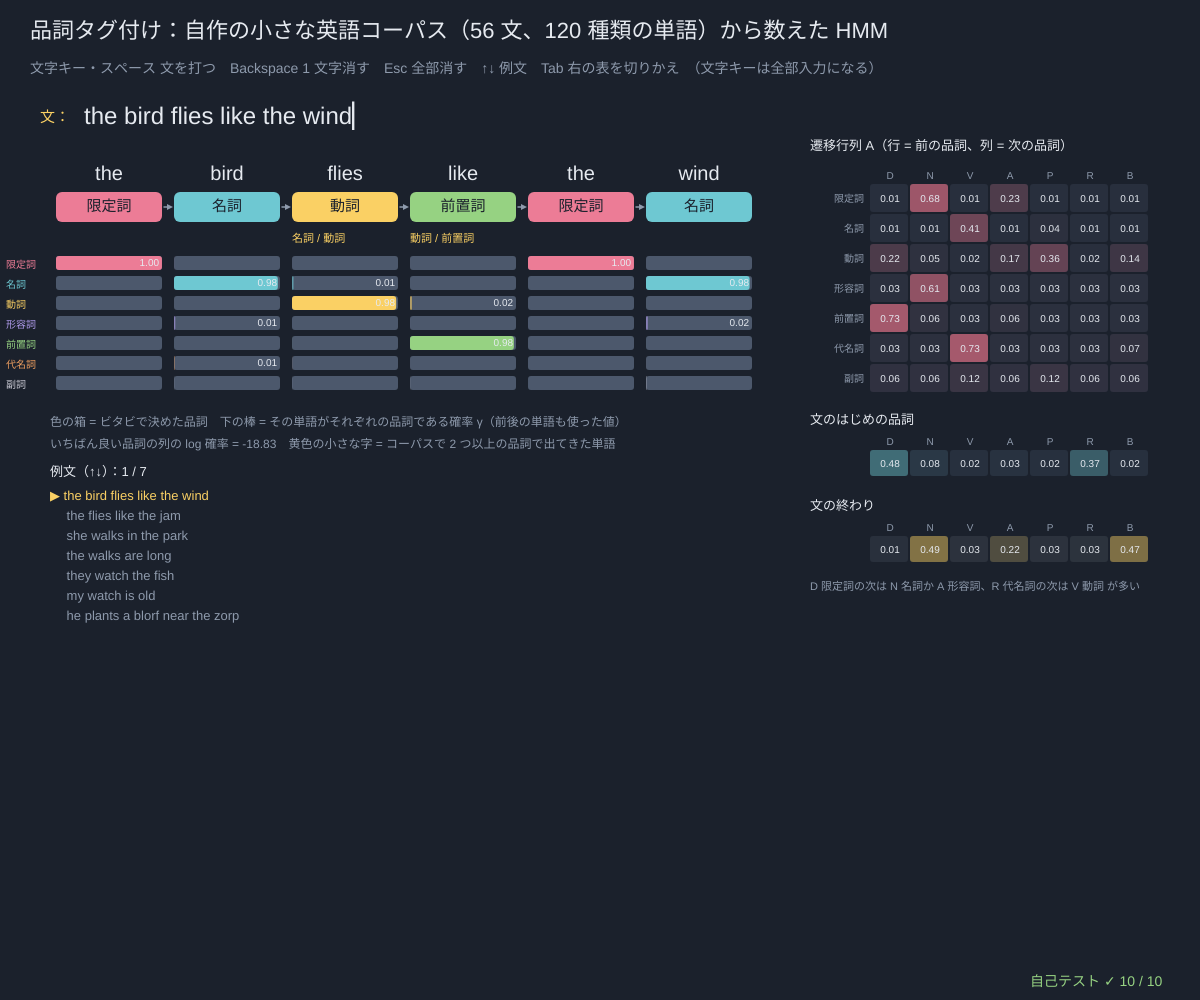
Frame 1 (no input)
Frame 60 (no input): identical to frame 1, image omitted
Frame 120 (the mouse pressed at the canvas centre since frame 60): identical to frame 1, image omitted

The p5.js sketch that drew this single still picture (run headless with seeded random() and noise() and a simulated clock; from frame 60 on, the mouse is pressed at the canvas centre):

// p5.js sketch
// ── sketch.js
// ============================================
// 12 品詞タグ付け ─ 状態 = 品詞（名詞・動詞・…）、観測 = 単語。下の小さな英語コーパス（この教材のために書いた 56 文、品詞つき）を数えて HMM を作る：
//   遷移 A = 「限定詞の次は名詞が多い」などの品詞のつながり（数 +1 して割る）、出力 B = 「名詞のとき dog が出る」などの単語の出やすさ（数 +0.1 して割る）：加算スムージング
// 文を打つと、ビタビでいちばんありそうな品詞の列を付ける。flies（ハエ / 飛ぶ）や like（好む / 〜のように）のように 2 つの品詞がありうる単語は、前後の単語で決まる。
// 知らない単語：コーパスに 1 回しか出ない単語を「知らない単語の見本」と考え、その品詞の割合を使う（名詞・動詞になりやすい）
// 文字キー・スペース 文を打つ（全部入力になる）/ Backspace 1 文字消す / Esc 全部消す / ↑↓ 例文 / Tab 右の表を切りかえ
// ============================================

const TAGS = ['D', 'N', 'V', 'A', 'P', 'R', 'B'], TAG_JP = ['限定詞', '名詞', '動詞', '形容詞', '前置詞', '代名詞', '副詞'];
const CORPUS = [                         // ★ 学習用の文（単語/品詞）。自分の文を足してみよう
  'the/D old/A dog/N sleeps/V', 'a/D small/A bird/N flies/V over/P the/D lake/N', 'the/D flies/N like/V the/D sweet/A jam/N', 'she/R runs/V like/P the/D wind/N',
  'they/R watch/V the/D old/A clock/N', 'my/D watch/N is/V new/A', 'the/D light/N is/V bright/A', 'he/R carries/V a/D light/A bag/N',
  'we/R fish/V in/P the/D river/N', 'the/D fish/N swim/V quickly/B', 'she/R walks/V to/P the/D station/N', 'the/D long/A walks/N are/V good/A',
  'the/D plants/N need/V water/N', 'he/R plants/V a/D tree/N in/P the/D garden/N', 'i/R like/V green/A tea/N', 'the/D cat/N sleeps/V on/P the/D warm/A chair/N',
  'a/D kite/N flies/V high/B', 'the/D children/N play/V in/P the/D park/N', 'birds/N sing/V in/P the/D morning/N', 'he/R sings/V like/P a/D bird/N',
  'the/D small/A flies/N sit/V on/P the/D fruit/N', 'time/N moves/V slowly/B', 'we/R like/V the/D new/A teacher/N', 'the/D teacher/N reads/V a/D long/A book/N',
  'she/R reads/V quickly/B', 'they/R walk/V slowly/B in/P the/D rain/N', 'the/D rain/N falls/V on/P the/D roof/N', 'a/D bright/A star/N shines/V over/P the/D hill/N',
  'you/R watch/V the/D birds/N', 'the/D dog/N runs/V after/P the/D cat/N', 'it/R looks/V like/P rain/N', 'the/D red/A kite/N is/V in/P the/D tree/N',
  'he/R is/V happy/A', 'the/D river/N is/V deep/A', 'i/R see/V a/D plane/N', 'the/D plane/N flies/V over/P the/D city/N',
  'she/R likes/V the/D quiet/A garden/N', 'we/R eat/V fresh/A fish/N', 'the/D cook/N makes/V a/D good/A soup/N', 'they/R cook/V with/P fresh/A plants/N',
  'the/D boy/N has/V a/D new/A watch/N', 'a/D girl/N walks/V with/P her/D dog/N', 'old/A friends/N talk/V often/B', 'the/D students/N like/V music/N',
  'he/R often/B reads/V in/P the/D park/N', 'the/D wind/N is/V strong/A', 'she/R sees/V the/D light/N of/P the/D moon/N', 'flies/N are/V small/A',
  'the/D bee/N flies/V to/P the/D flower/N', 'it/R runs/V quickly/B', 'we/R sit/V under/P the/D big/A tree/N', 'the/D moon/N is/V like/P a/D lamp/N',
  'dogs/N like/V long/A walks/N', 'the/D baby/N sleeps/V quietly/B', 'my/D friend/N plays/V the/D piano/N', 'a/D cat/N sits/V near/P the/D door/N',
];
const EXAMPLES = ['the bird flies like the wind', 'the flies like the jam', 'she walks in the park', 'the walks are long', 'they watch the fish', 'my watch is old', 'he plants a blorf near the zorp'];   // ★ 例文（↑↓）
const EMIT_ADD = 0.1;                    // ★ 単語の数に足す数。遷移は +1 だが、単語は種類が多い（120 種類）ので +1 だと強すぎる → +0.1
const MAX_WORDS = 10, TYPE_KEYS = "abcdefghijklmnopqrstuvwxyz' ";
let tagger = null, typed = EXAMPLES[0], exNo = 0, result = null, showTable = 0;

function setup() {
  createCanvas(windowWidth, windowHeight);
  selfTest();
  tagger = trainTagger(CORPUS); retag();
}
function windowResized() { resizeCanvas(windowWidth, windowHeight); }
function parseLine(s) { return s.split(' ').map((w) => { let k = w.lastIndexOf('/'); return [w.slice(0, k), TAGS.indexOf(w.slice(k + 1))]; }).filter((p) => p[0] && p[1] >= 0); }
// ★ 数えて作る：文のはじめの品詞、品詞 → 品詞（「文の終わり」も行き先の 1 つ）、品詞 → 単語
function trainTagger(lines) {
  let n = TAGS.length, start = new Array(n).fill(0), trans = [], emitC = [], tagTotal = new Array(n).fill(0), wordTotal = Object.create(null), endC = new Array(n).fill(0);
  for (let i = 0; i < n; i++) { trans.push(new Array(n).fill(0)); emitC.push(Object.create(null)); }   // 素の辞書（"constructor" などの単語も正しく数える）
  for (let ln of lines) {
    let ws = parseLine(ln);
    ws.forEach(([w, t], k) => { if (k === 0) start[t]++; else trans[ws[k - 1][1]][t]++; emitC[t][w] = (emitC[t][w] || 0) + 1; tagTotal[t]++; wordTotal[w] = (wordTotal[w] || 0) + 1; if (k === ws.length - 1) endC[t]++; });
  }
  let vocab = Object.keys(wordTotal), unk = new Array(n).fill(0);
  for (let t = 0; t < n; t++) for (let w in emitC[t]) if (wordTotal[w] === 1) unk[t]++;        // 1 回しか出ない単語 = 「知らない単語」の見本
  return { p0: start.map((c) => (c + 1) / (lines.length + n)), tr: trans.map((r, i) => { let s = sumOf(r) + endC[i]; return r.map((c) => (c + 1) / (s + n + 1)); }),
    pEnd: endC.map((c, i) => (c + 1) / (sumOf(trans[i]) + c + n + 1)), emitC, tagTotal, unk, vocab, wordTotal, sentences: lines.length };
}
// ★ 品詞 t が単語 w を出す確率（加算スムージング）。知らない単語は unk[t] を数として使う。単語全部 + 「知らない単語」で合計 1
function emitProb(tg, t, w) {
  let denom = tg.tagTotal[t] + tg.unk[t] + EMIT_ADD * (tg.vocab.length + 1);
  return ((tg.wordTotal[w] ? tg.emitC[t][w] || 0 : tg.unk[t]) + EMIT_ADD) / denom;
}
function tokenize(s) { return String(s).toLowerCase().split(/[^a-z']+/).filter((w) => w.length > 0).slice(0, MAX_WORDS); }
// ★ タグ付け：出力の表を作ってビタビ（最後の単語には「そこで文が終わる確率」も掛ける）。γ（単語ごとの品詞の確率）も計算する
function tagSentence(tg, words) {
  if (!words.length) return { words, tags: [], gam: [], logP: 0, known: [] };
  let eb = words.map((w, k) => TAGS.map((_, t) => emitProb(tg, t, w) * (k === words.length - 1 ? tg.pEnd[t] : 1))), v = viterbiLog(tg, eb), sm = smoothAll(tg, eb);
  return { words, tags: v.vitPath, gam: sm.gam, logP: v.logP, known: words.map((w) => !!tg.wordTotal[w]), eb };
}
function tagsSeenFor(tg, w) { return TAGS.map((_, t) => t).filter((t) => tg.emitC[t][w]); }
function retag() { result = tagSentence(tagger, tokenize(typed)); }

function draw() {
  background(...BG);
  hudTitle('品詞タグ付け：自作の小さな英語コーパス（' + tagger.sentences + ' 文、' + tagger.vocab.length + ' 種類の単語）から数えた HMM', '文字キー・スペース 文を打つ　Backspace 1 文字消す　Esc 全部消す　↑↓ 例文　Tab 右の表を切りかえ　（文字キーは全部入力になる）');
  noStroke(); fill(...LAN); textSize(15); textAlign(LEFT, BASELINE); text('文：', 40, 122);
  fill(...INK); textSize(24); text(typed + (frameCount % 60 < 30 ? '▏' : ''), 84, 124);
  let ws = result.words, n = ws.length, x0 = 50, cw = Math.min(118, (Math.min(width - 420, 1180) - x0) / Math.max(1, n)), y0 = 180;
  if (!n) note('英語の文を打ってみよう（例：the bird flies like the wind）', x0, y0 + 30, DIMC, 15);
  for (let k = 0; k < n; k++) {
    let x = x0 + k * cw, t = result.tags[k], seen = tagsSeenFor(tagger, ws[k]);
    noStroke(); fill(...INK); textSize(Math.min(20, cw / 5.2)); textAlign(CENTER, BASELINE); text(ws[k], x + cw / 2, y0);
    fill(...ST_COLS[t]); rect(x + 6, y0 + 12, cw - 12, 30, 6); fill(...BG); textSize(15); textAlign(CENTER, CENTER); text(TAG_JP[t], x + cw / 2, y0 + 27);
    note(!result.known[k] ? '？知らない単語' : seen.length > 1 ? seen.map((s) => TAG_JP[s]).join(' / ') : '', x + 6, y0 + 62, !result.known[k] ? ROSE : LAN, 11);
    for (let j = 0; j < TAGS.length; j++) {                    // γ の小さな棒
      let yy = y0 + 76 + j * 20, p = result.gam[k][j]; noStroke(); fill(...LINEC); rect(x + 6, yy, cw - 12, 14, 3); fill(...ST_COLS[j], j === t ? 255 : 150); rect(x + 6, yy, (cw - 12) * p, 14, 3);
      if (p > 0.005) { fill(...INK); textSize(10); textAlign(RIGHT, CENTER); text(fmtN(p, 2), x + cw - 9, yy + 7); }
    }
    if (k > 0) { stroke(...DIMC); fill(...DIMC); strokeWeight(1.5); arrowLine(x - 4, y0 + 27, x + 5, y0 + 27, 6); }
  }
  for (let j = 0; j < TAGS.length; j++) note(TAG_JP[j], 6, y0 + 88 + j * 20, ST_COLS[j], 10);
  let ty = y0 + 76 + 7 * 20 + 30;
  note('色の箱 = ビタビで決めた品詞　下の棒 = その単語がそれぞれの品詞である確率 γ（前後の単語も使った値）', x0, ty, DIMC, 12);
  if (n) note('いちばん良い品詞の列の log 確率 = ' + fmtN(result.logP, 2) + '　黄色の小さな字 = コーパスで 2 つ以上の品詞で出てきた単語', x0, ty + 22, DIMC, 12);
  note('例文（↑↓）：' + (exNo >= 0 ? exNo + 1 + ' / ' + EXAMPLES.length : '自分で打った文'), x0, ty + 50, INK, 13);
  for (let k = 0; k < EXAMPLES.length; k++) note((k === exNo ? '▶ ' : '　 ') + EXAMPLES[k], x0, ty + 74 + k * 20, k === exNo ? LAN : DIMC, 13);
  // ---- 右：遷移行列 か 単語の出やすさ
  let rx = Math.max(width - 390, 700), cs = 40;
  if (showTable === 0) {
    note('遷移行列 A（行 = 前の品詞、列 = 次の品詞）', rx, 150, INK, 13);
    drawMatrix(tagger.tr, rx + 60, 184, cs, 30, TAG_JP, TAGS, { col: ROSE, ts: 10, hi: 0.8 });
    note('文のはじめの品詞', rx, 184 + 7 * 30 + 30, INK, 13);
    drawMatrix([tagger.p0], rx + 60, 184 + 7 * 30 + 56, cs, 28, null, TAGS, { col: AQUA, ts: 10, hi: 0.8 });
    note('文の終わり', rx, 184 + 7 * 30 + 116, INK, 13);
    drawMatrix([tagger.pEnd], rx + 60, 184 + 7 * 30 + 142, cs, 28, null, TAGS, { col: LAN, ts: 10, hi: 0.8 });
    note('D 限定詞の次は N 名詞か A 形容詞、R 代名詞の次は V 動詞 が多い', rx, 184 + 7 * 30 + 196, DIMC, 11);
  } else {
    note('打った文の単語の出やすさ b_品詞(単語)（行 = 品詞、列 = 単語）', rx - 40, 150, INK, 13);
    if (n) drawMatrix(TAGS.map((_, t) => ws.map((w) => emitProb(tagger, t, w))), rx + 20, 184, Math.min(cs, 330 / n), 30, TAG_JP, ws.map((w) => w.slice(0, 4)), { col: LAN, ts: 9, hi: 0.08, digits: 3 });
    note('知らない単語は、どの品詞でも小さい数（名詞・動詞・形容詞がやや大きい）', rx - 40, 184 + 7 * 30 + 30, DIMC, 11);
  }
  drawSelfTest();
}

function keyPressed() {
  let k = String(key);
  if (k.length === 1 && TYPE_KEYS.includes(k.toLowerCase())) { if (typed.length < 60) typed += k.toLowerCase(); exNo = -1; retag(); return false; }
  if (key === BACKSPACE) { typed = typed.slice(0, -1); exNo = -1; retag(); }
  if (key === ESCAPE) { typed = ''; exNo = -1; retag(); }
  if (key === DOWN_ARROW) { exNo = (exNo + 1) % EXAMPLES.length; typed = EXAMPLES[exNo]; retag(); }
  if (key === UP_ARROW) { exNo = (exNo + EXAMPLES.length - 1) % EXAMPLES.length; typed = EXAMPLES[exNo]; retag(); }
  if (key === TAB) showTable = 1 - showTable;
  return false;
}

// やってみよう
// 1. 「the bird flies like the wind」と「the flies like the jam」で、flies と like の品詞はどう変わる？ γ の棒はどのくらい迷っている？
// 2. コーパスにない単語（blorf、zorp など）をまぜた文を打とう。どの品詞になる？ 前に the があるときと he があるときでちがう？
// 3. 「fish fish fish」と打つとどうなる？ なぜそう読んだ？
// 4. CORPUS に自分の文を 5 つ足して（単語/品詞 の形で）、タグ付けが変わるか試そう。「-ly で終わる知らない単語は副詞」というルールを足すには？

// ---- 自己テスト
function selfTest() {
  selfTestResults = [];
  let tg = trainTagger(CORPUS), n = TAGS.length;
  check('コーパス ' + tg.sentences + ' 文：どの単語にも品詞があり、数えた単語の合計 = ' + sumOf(tg.tagTotal), CORPUS.every((ln) => parseLine(ln).length === ln.split(' ').length) && sumOf(tg.tagTotal) === CORPUS.join(' ').split(' ').length);
  check('文のはじめの確率の合計 = 1、遷移行列の行 + 「文の終わり」の合計 = 1（+1 スムージングで 0 はない）', near(sumOf(tg.p0), 1, 1e-12) && tg.tr.every((r, i) => near(sumOf(r) + tg.pEnd[i], 1, 1e-12) && r.every((v) => v > 0)));
  let okE = true; for (let t = 0; t < n; t++) { let s = emitProb(tg, t, 'zzz-unknown'); for (let w of tg.vocab) s += emitProb(tg, t, w); if (!near(s, 1, 1e-12)) okE = false; }
  check('単語の出やすさ：全部の単語 + 「知らない単語」で合計 = 1（7 つの品詞とも）', okE);
  check('flies・like・watch・walks・plants・fish・light は 2 つ以上の品詞で出てくる', ['flies', 'like', 'watch', 'walks', 'plants', 'fish', 'light'].every((w) => tagsSeenFor(tg, w).length >= 2));
  let tagStr = (s) => tagSentence(tg, tokenize(s)).tags.map((t) => TAGS[t]).join(' ');
  let want = [['the bird flies like the wind', 'D N V P D N'], ['the flies like the jam', 'D N V D N'], ['she walks in the park', 'R V P D N'], ['the walks are long', 'D N V A'], ['they watch the fish', 'R V D N'], ['my watch is old', 'D N V A'], ['we fish in the lake', 'R V P D N'], ['he plants a tree', 'R V D N']];
  let bad = want.filter(([s, t]) => tagStr(s) !== t);
  check('2 つの品詞がありうる単語をふくむ 8 文：期待どおりの品詞（flies は 名詞 / 動詞、like は 動詞 / 前置詞 に分かれる）' + (bad.length ? ' ✗ ' + bad[0][0] + ' → ' + tagStr(bad[0][0]) : ''), bad.length === 0);
  check('知らない単語：the zorp sleeps → D N V、he plants a blorf near the zorp → R V D N P D N', tagStr('the zorp sleeps') === 'D N V' && tagStr('he plants a blorf near the zorp') === 'R V D N P D N');
  let right = 0, total = 0; for (let ln of CORPUS) { let ws = parseLine(ln), r = tagSentence(tg, ws.map((p) => p[0])); ws.forEach((p, k) => { total++; if (r.tags[k] === p[1]) right++; }); }
  check('学習に使った文をタグ付けし直すと ' + right + ' / ' + total + ' 語が正解（95% 以上）', right / total >= 0.95);
  let r4 = tagSentence(tg, ['the', 'flies', 'like', 'jam']), bf = bruteAll(tg, r4.eb);
  check('ビタビ = 総当たり（7⁴ = 2401 通りの品詞の列）、γ = 総当たり', near(Math.exp(r4.logP), bf.bestP, 1e-12 * bf.bestP) && r4.tags.join() === bf.best.join() && maxAbsDiff(r4.gam, bf.gam) < 1e-12);
  let junk = [tagSentence(tg, tokenize('')), tagSentence(tg, tokenize("'' 123 !!")), tagSentence(tg, tokenize('qq zz xx yy ww vv uu tt ss rr pp oo nn'))];
  check('空の文・記号だけ・知らない単語だけの長い文でも止まらない（単語は ' + MAX_WORDS + ' 個まで）、NaN なし', junk[0].tags.length === 0 && junk[1].tags.length <= 1 && junk[2].tags.length === MAX_WORDS && noNaN(junk[2].gam) && isFinite(junk[2].logP));
  check('知らない単語になりやすい品詞は名詞（1 回だけ出た単語がいちばん多い）、限定詞・前置詞は少ない', argMax(tg.unk) === 1 && tg.unk[0] < tg.unk[1] && tg.unk[4] < tg.unk[1]);
  reportSelfTest();
}

// ==================================================
// ここから下は「HMM の道具」（中身は読まなくても OK。消さないでね）
// ==================================================
// ---- 色と小さな道具（霧の夜と灯り：黄 = 見える観測、ばら色 = 隠れた状態）
const BG = [27, 33, 44];                // 背景（霧の夜の青ねずみ色）
const INK = [230, 234, 240];            // 文字（やわらかい白）
const LAN = [250, 208, 100], ROSE = [236, 124, 150], AQUA = [110, 200, 210], LILAC = [176, 156, 236], LEAF = [150, 210, 130], TANG = [240, 160, 96];
const DIMC = [142, 154, 172], PANEL = [38, 46, 60], LINEC = [76, 88, 108];
const ST_COLS = [ROSE, AQUA, LAN, LILAC, LEAF, TANG, [200, 200, 210], [130, 150, 240]];   // 状態の色
function clampv(v, a, b) { return v < a ? a : v > b ? b : v !== v ? a : v; }     // NaN なら a に戻す
function sumOf(a) { let s = 0; for (let v of a) s += v; return s; }
function argMax(a) { let b = 0; for (let i = 1; i < a.length; i++) if (a[i] > a[b]) b = i; return b; }   // 同点なら小さい番号
function fmtN(v, d) { if (typeof v !== 'number' || v !== v) return '?'; if (!isFinite(v)) return v > 0 ? '∞' : '−∞'; let s = v.toFixed(d === undefined ? 2 : d); return /^-0\.?0*$/.test(s) ? s.slice(1) : s; }
function fmtP(v) {                      // 確率の表示：小さい数は 1.2e-5 の形で
  if (typeof v !== 'number' || v !== v) return '?';
  if (v === 0) return '0'; if (Math.abs(v) >= 0.001) return v.toFixed(v >= 0.1 ? 3 : 4); return v.toExponential(1);
}
function hudTitle(t, sub) {             // 左上の見出しと操作の説明（日本語は 1 文字ずつ折り返す）
  textWrap(CHAR); noStroke(); fill(...INK); textSize(22); textAlign(LEFT, BASELINE); text(t, 30, 38);
  fill(...DIMC); textSize(14); textLeading(19); text(sub, 30, 62, width - 60);
}
function panelBox(x, y, w, h) { noStroke(); fill(...PANEL); rect(x, y, w, h, 8); }
function note(s, x, y, col, sz) { noStroke(); fill(...(col || DIMC)); textSize(sz || 13); textAlign(LEFT, BASELINE); text(s, x, y); }
// ---- 種つきの乱数（同じ種なら毎回同じ列 → 実験をくり返せる）
let rngState = 1;
function seedRng(s) { rngState = (s >>> 0) || 1; }
function rnd() {                       // 0〜1 の一様乱数（mulberry32）
  rngState = (rngState + 0x6d2b79f5) >>> 0;
  let t = rngState;
  t = Math.imul(t ^ (t >>> 15), t | 1);
  t ^= t + Math.imul(t ^ (t >>> 7), t | 61);
  return ((t ^ (t >>> 14)) >>> 0) / 4294967296;
}
function rndInt(a, b) { return a + Math.floor(rnd() * (b - a + 1)); }
function randn() { let u = 1 - rnd(), v = rnd(); return Math.sqrt(-2 * Math.log(u)) * Math.cos(2 * Math.PI * v); }   // 標準正規分布
function sampleFrom(p) { let u = rnd() * sumOf(p), c = 0; for (let i = 0; i < p.length; i++) { c += p[i]; if (u < c) return i; } return p.length - 1; }   // 確率 p[i] で i を返す
// ---- 隠れマルコフモデルの道具
// モデル m = { p0: はじめの分布 π, tr: 遷移行列 A（tr[i][j] = 状態 i の次に j）, em: 出力行列 B（em[j][k] = 状態 j が記号 k を出す） }
// どの計算も「出力の表」eb[t][j] = b_j(x_t)（時刻 t の観測を状態 j が出す確率）を受け取る → 記号でも数（正規分布）でも同じ道具が使える
function lg(p) { return p > 0 ? Math.log(p) : -Infinity; }          // log 0 は −∞（NaN にしない）
function logSumExp(a) {                // log(Σ e^a_i)：いちばん大きい値を先に引く。全部 −∞ なら −∞
  let m = -Infinity; for (let v of a) if (v > m) m = v;
  if (m === -Infinity) return -Infinity;
  let s = 0; for (let v of a) s += Math.exp(v - m);
  return m + Math.log(s);
}
function normRow(r) { let s = sumOf(r); return s > 1e-300 ? r.map((v) => v / s) : r.map(() => 1 / r.length); }   // 合計 1 に（全部 0 なら一様に）
function rowSumErr(a) { let d = 0; for (let r of a) d = Math.max(d, Math.abs(sumOf(r) - 1)); return d; }
function maxAbsDiff(a, b) { let d = 0; for (let i = 0; i < a.length; i++) d = Math.max(d, Array.isArray(a[i]) ? maxAbsDiff(a[i], b[i]) : Math.abs(a[i] - b[i])); return d; }
function vecMat(v, a) {                // 横ベクトル × 行列：1 歩先の分布
  let out = new Array(a[0].length).fill(0);
  for (let i = 0; i < v.length; i++) if (v[i] !== 0) for (let j = 0; j < out.length; j++) out[j] += v[i] * a[i][j];
  return out;
}
function emTable(m, xs) { return xs.map((x) => m.em.map((r) => r[x])); }   // 記号の列 → 出力の表
function hmmSample(m, n) {             // π, A, B からサイコロで列を作る：zs = 隠れた状態、xs = 観測
  let z = sampleFrom(m.p0), zs = [], xs = [];
  for (let t = 0; t < n; t++) { if (t > 0) z = sampleFrom(m.tr[z]); zs.push(z); xs.push(sampleFrom(m.em[z])); }
  return { zs, xs };
}
// ★ 前向き：α_t(j) = P(x_1..x_t, z_t = j) = b_j(x_t) Σ_i α_{t−1}(i) a_ij。尤度 P(x) = Σ_j α_T(j)
function fwdPlain(m, eb) {
  let n = m.p0.length, al = [];
  for (let t = 0; t < eb.length; t++) {
    let prev = t === 0 ? null : al[t - 1], row = new Array(n);
    for (let j = 0; j < n; j++) { let s = 0; if (t === 0) s = m.p0[j]; else for (let i = 0; i < n; i++) s += prev[i] * m.tr[i][j]; row[j] = s * eb[t][j]; }
    al.push(row);
  }
  return { al, lik: al.length ? sumOf(al[al.length - 1]) : 1 };
}
// ★ 後ろ向き：β_t(i) = P(x_{t+1}..x_T | z_t = i) = Σ_j a_ij b_j(x_{t+1}) β_{t+1}(j)。尤度 = Σ_i π_i b_i(x_1) β_1(i)
function bwdPlain(m, eb) {
  let n = m.p0.length, len = eb.length, be = new Array(len);
  for (let t = len - 1; t >= 0; t--) {
    be[t] = new Array(n).fill(t === len - 1 ? 1 : 0);
    if (t < len - 1) for (let i = 0; i < n; i++) for (let j = 0; j < n; j++) be[t][i] += m.tr[i][j] * eb[t + 1][j] * be[t + 1][j];
  }
  let lik = 0; if (len) for (let i = 0; i < n; i++) lik += m.p0[i] * eb[0][i] * be[0][i]; else lik = 1;
  return { be, lik };
}
// ★ スケーリングつきの前向き：毎時刻 合計 c_t で割る。ah[t] = P(z_t | x_1..x_t)（= フィルタ）、log P(x) = Σ log c_t
//   c_t = 0（ありえない観測）なら logLik = −∞ にして、その時刻は一様分布で先へ進む（NaN を作らない）
function fwdScaled(m, eb) {
  let n = m.p0.length, ah = [], cs = [], logLik = 0;
  for (let t = 0; t < eb.length; t++) {
    let pred = t === 0 ? m.p0 : vecMat(ah[t - 1], m.tr), row = pred.map((v, j) => v * eb[t][j]), c = sumOf(row);
    if (!(c > 0)) { logLik = -Infinity; row = new Array(n).fill(1 / n); c = 0; } else { row = row.map((v) => v / c); if (logLik !== -Infinity) logLik += Math.log(c); }
    ah.push(row); cs.push(c);
  }
  return { ah, cs, logLik };
}
function bwdScaled(m, eb, cs) {         // 同じ c_t で割った後ろ向き。γ_t(i) = ah[t][i] × bh[t][i]
  let n = m.p0.length, len = eb.length, bh = new Array(len);
  for (let t = len - 1; t >= 0; t--) {
    bh[t] = new Array(n).fill(t === len - 1 ? 1 : 0);
    if (t < len - 1) { let c = cs[t + 1] > 0 ? cs[t + 1] : 1; for (let i = 0; i < n; i++) { let s = 0; for (let j = 0; j < n; j++) s += m.tr[i][j] * eb[t + 1][j] * bh[t + 1][j]; bh[t][i] = s / c; } }
  }
  return bh;
}
function fwdLog(m, eb) {                // 対数のまま：log α_t(j) = log b_j(x_t) + logSumExp_i(log α_{t−1}(i) + log a_ij)
  let n = m.p0.length, la = [], lt = m.tr.map((r) => r.map(lg)), buf = new Array(n);
  for (let t = 0; t < eb.length; t++) {
    let row = new Array(n);
    for (let j = 0; j < n; j++) { let s; if (t === 0) s = lg(m.p0[j]); else { for (let i = 0; i < n; i++) buf[i] = la[t - 1][i] + lt[i][j]; s = logSumExp(buf); } row[j] = s + lg(eb[t][j]); }
    la.push(row);
  }
  return { la, logLik: la.length ? logSumExp(la[la.length - 1]) : 0 };
}
// ★ 平滑化：γ_t(i) = P(z_t = i | 全部の観測)。filt = フィルタ P(z_t | x_1..x_t)
function smoothAll(m, eb) {
  let f = fwdScaled(m, eb), bh = bwdScaled(m, eb, f.cs);
  let gam = f.ah.map((a, t) => normRow(a.map((v, i) => v * bh[t][i])));
  return { filt: f.ah, gam, bh, cs: f.cs, logLik: f.logLik };
}
function xiAt(m, eb, sm, t) {           // ξ_t(i, j) = P(z_t = i, z_{t+1} = j | 全部の観測)
  let n = m.p0.length, c = sm.cs[t + 1] > 0 ? sm.cs[t + 1] : 1, out = [];
  for (let i = 0; i < n; i++) { out.push(new Array(n)); for (let j = 0; j < n; j++) out[i][j] = (sm.filt[t][i] * m.tr[i][j] * eb[t + 1][j] * sm.bh[t + 1][j]) / c; }
  return out;
}
// ★ ビタビ（対数）：dl[t][j] = 時刻 t に状態 j で終わるいちばん良い道の log 確率、bp[t][j] = そのとき 1 つ前にいた状態（戻り矢印）
function viterbiLog(m, eb) {
  let n = m.p0.length, len = eb.length, dl = [], bp = [], lt = m.tr.map((r) => r.map(lg));
  for (let t = 0; t < len; t++) {
    let row = new Array(n), back = new Array(n).fill(-1);
    for (let j = 0; j < n; j++) {
      let best = -Infinity, arg = -1;
      if (t === 0) best = lg(m.p0[j]); else for (let i = 0; i < n; i++) { let v = dl[t - 1][i] + lt[i][j]; if (v > best) { best = v; arg = i; } }
      row[j] = best + lg(eb[t][j]); back[j] = arg;
    }
    dl.push(row); bp.push(back);
  }
  let vitPath = new Array(len).fill(0), logP = len ? -Infinity : 0;
  if (len) { let z = argMax(dl[len - 1]); logP = dl[len - 1][z]; for (let t = len - 1; t >= 0; t--) { vitPath[t] = z; z = bp[t][z] >= 0 ? bp[t][z] : 0; } }
  return { vitPath, logP, dl, bp };
}
function pathLogProb(m, eb, zs) {       // 1 本の道 zs と観測がいっしょに起きる log 確率
  let s = 0; for (let t = 0; t < zs.length; t++) s += (t === 0 ? lg(m.p0[zs[0]]) : lg(m.tr[zs[t - 1]][zs[t]])) + lg(eb[t][zs[t]]);
  return s;
}
function postDecode(gam) { return gam.map(argMax); }                 // 事後復号：時刻ごとにいちばんありそうな状態
// ★ 総当たり：N^T 本の道を全部ためす（短い列だけ）。尤度、γ、ξ、いちばん良い道
function bruteAll(m, eb) {
  let n = m.p0.length, len = eb.length, total = Math.pow(n, len), zs = new Array(len).fill(0);
  let lik = 0, gam = eb.map(() => new Array(n).fill(0)), xi = eb.slice(1).map(() => m.p0.map(() => new Array(n).fill(0))), bestP = -1, best = null;
  for (let k = 0; k < total; k++) {
    let r = k; for (let t = len - 1; t >= 0; t--) { zs[t] = r % n; r = Math.floor(r / n); }
    let p = 1; for (let t = 0; t < len && p > 0; t++) p *= (t === 0 ? m.p0[zs[0]] : m.tr[zs[t - 1]][zs[t]]) * eb[t][zs[t]];
    if (p > bestP) { bestP = p; best = zs.slice(); }
    if (p === 0) continue;
    lik += p; for (let t = 0; t < len; t++) { gam[t][zs[t]] += p; if (t > 0) xi[t - 1][zs[t - 1]][zs[t]] += p; }
  }
  if (lik > 0) { gam = gam.map((g) => g.map((v) => v / lik)); xi = xi.map((x) => x.map((r) => r.map((v) => v / lik))); }
  return { lik, gam, xi, best, bestP, paths: total };
}
function stationaryOf(tr) {             // 定常分布 π A = π（なまけた連鎖 (π + πA)/2 をくり返す。周期があっても収束する）
  let v = new Array(tr.length).fill(1 / tr.length);
  for (let k = 0; k < 4000; k++) { let w = vecMat(v, tr), d = 0; for (let i = 0; i < v.length; i++) { let u = (v[i] + w[i]) / 2; d = Math.max(d, Math.abs(u - v[i])); v[i] = u; } if (d < 1e-15) break; }
  return normRow(v);
}
function hmmLogLik(m, xs) { return fwdScaled(m, emTable(m, xs)).logLik; }   // 記号の列の対数尤度 log P(x)
function predictK(belief, tr, k) { let v = belief.slice(); for (let s = 0; s < k; s++) v = vecMat(v, tr); return v; }   // k 歩先の予測：A を k 回掛ける
// ---- グラフの道具：g = { x, y, w, h, x0, x1, y0, y1 }
function gX(g, v) { return g.x + clampv((v - g.x0) / (g.x1 - g.x0), -0.02, 1.02) * g.w; }
function gY(g, v) { return g.y + g.h - clampv((v - g.y0) / (g.y1 - g.y0), -0.02, 1.02) * g.h; }
function plotAxes(g, xl, yl, xt, yt) {
  stroke(...LINEC); strokeWeight(1); noFill(); rect(g.x, g.y, g.w, g.h);
  noStroke(); fill(...DIMC); textSize(12); textAlign(CENTER, TOP);
  for (let v of xt) text(+v.toPrecision(4), gX(g, v), g.y + g.h + 4);
  textAlign(RIGHT, CENTER);
  for (let v of yt) text(+v.toPrecision(4), g.x - 5, gY(g, v));
  textAlign(LEFT, BASELINE); fill(...INK); textSize(13);
  text(xl, g.x + g.w - textWidth(xl), g.y + g.h + 32); text(yl, g.x, g.y - 8);
}
function polyline(pts) {               // 点が 2 つ以上あるときだけ折れ線を描く（空の beginShape を作らない）
  if (pts.length < 2) return;
  noFill(); beginShape(); for (let p of pts) vertex(p[0], p[1]); endShape();
}
function drawCurve(g, arr, col, sw, xOff, from, to) {   // arr[i] を x = i (+ xOff) に。長いときは間引いて 600 点まで
  let a = from || 0, b = to === undefined ? arr.length : to, n = b - a, stride = Math.max(1, Math.ceil(n / 600)), pts = [];
  for (let i = a; i < b; i += stride) if (isFinite(arr[i])) pts.push([gX(g, i + (xOff || 0)), gY(g, arr[i])]);
  stroke(...col); strokeWeight(sw || 2); polyline(pts);
}
function legend(x, y, items) {         // items = [[色, 名前], …]
  textSize(13); textAlign(LEFT, CENTER);
  for (let [c, s] of items) { noStroke(); fill(...c); rect(x, y - 5, 16, 10, 2); fill(...INK); text(s, x + 22, y); y += 20; }
}
function drawMatrix(a, x, y, cw, ch, rowNames, colNames, opts) {   // 行列を色つきの表で（明るい = 大きい）
  opts = opts || {}; let d = opts.digits === undefined ? 2 : opts.digits, col = opts.col || AQUA;
  textAlign(CENTER, CENTER); textSize(opts.ts || 13);
  for (let i = 0; i < a.length; i++) for (let j = 0; j < a[i].length; j++) {
    let v = a[i][j], t = clampv(Math.abs(v) / (opts.hi || 1), 0, 1); noStroke();
    fill(PANEL[0] + t * (col[0] * 0.75 - PANEL[0]), PANEL[1] + t * (col[1] * 0.75 - PANEL[1]), PANEL[2] + t * (col[2] * 0.75 - PANEL[2])); rect(x + j * cw, y + i * ch, cw - 2, ch - 2, 3);
    if (opts.numbers !== false) { fill(...INK); text(fmtN(v, d), x + j * cw + cw / 2, y + i * ch + ch / 2); }
  }
  fill(...DIMC);
  if (rowNames) for (let i = 0; i < a.length; i++) { textAlign(RIGHT, CENTER); text(rowNames[i], x - 6, y + i * ch + ch / 2); }
  if (colNames) for (let j = 0; j < a[0].length; j++) { textAlign(CENTER, BOTTOM); text(colNames[j], x + j * cw + cw / 2, y - 3); }
}
function drawBand(arr, x, y, w, h, colOf) {   // 状態の列を色の帯で（同じ色が続くところは 1 つの四角にまとめる）
  let n = arr.length, s = 0; noStroke();
  for (let t = 1; t <= n; t++) if (t === n || arr[t] !== arr[s]) { let c = colOf(arr[s]); if (c) { fill(...c); rect(x + (s / n) * w, y, ((t - s) / n) * w + 0.6, h); } s = t; }
}
function arrowLine(x1, y1, x2, y2, hs) { // 矢印
  let L = Math.hypot(x2 - x1, y2 - y1) || 1, ux = (x2 - x1) / L, uy = (y2 - y1) / L; hs = hs || 7;
  line(x1, y1, x2 - ux * hs * 0.6, y2 - uy * hs * 0.6);
  push(); noStroke(); triangle(x2, y2, x2 - ux * hs - uy * hs * 0.5, y2 - uy * hs + ux * hs * 0.5, x2 - ux * hs + uy * hs * 0.5, y2 - uy * hs - ux * hs * 0.5); pop();
}
// ---- 自己テストの道具
let selfTestResults = [];
function check(name, cond) { selfTestResults.push({ name, ok: !!cond }); }
function near(a, b, tol) { return typeof a === 'number' && isFinite(a) && Math.abs(a - b) <= (tol === undefined ? 1e-9 : tol); }
function noNaN(v) { return Array.isArray(v) || ArrayBuffer.isView(v) ? Array.from(v).every(noNaN) : !(typeof v === 'number' && v !== v); }
function reportSelfTest() { for (let r of selfTestResults) (r.ok ? console.log : console.error)((r.ok ? '✓ ' : '✗ ') + r.name); }
function selfTestLine() { let n = selfTestResults.filter((r) => r.ok).length; return '自己テスト ' + (n === selfTestResults.length ? '✓ ' : '✗ ') + n + ' / ' + selfTestResults.length; }
function drawSelfTest(x, y) { noStroke(); fill(...(selfTestResults.every((r) => r.ok) ? LEAF : [255, 90, 90])); textSize(14); textAlign(LEFT, BASELINE); text(selfTestLine(), x === undefined ? width - 170 : x, y === undefined ? height - 14 : y); }
